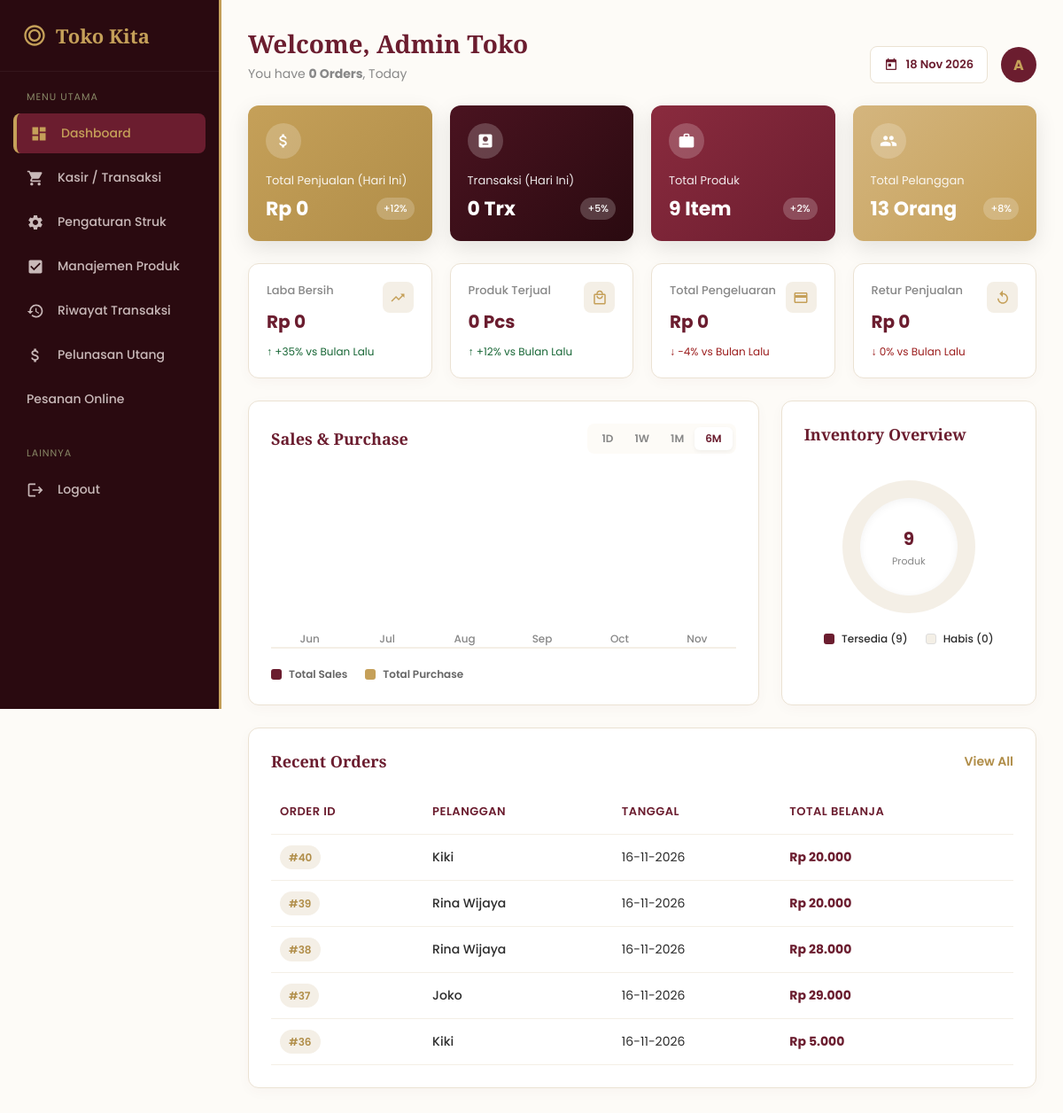
Before: /dashboard.php (signed in) with the older database file.
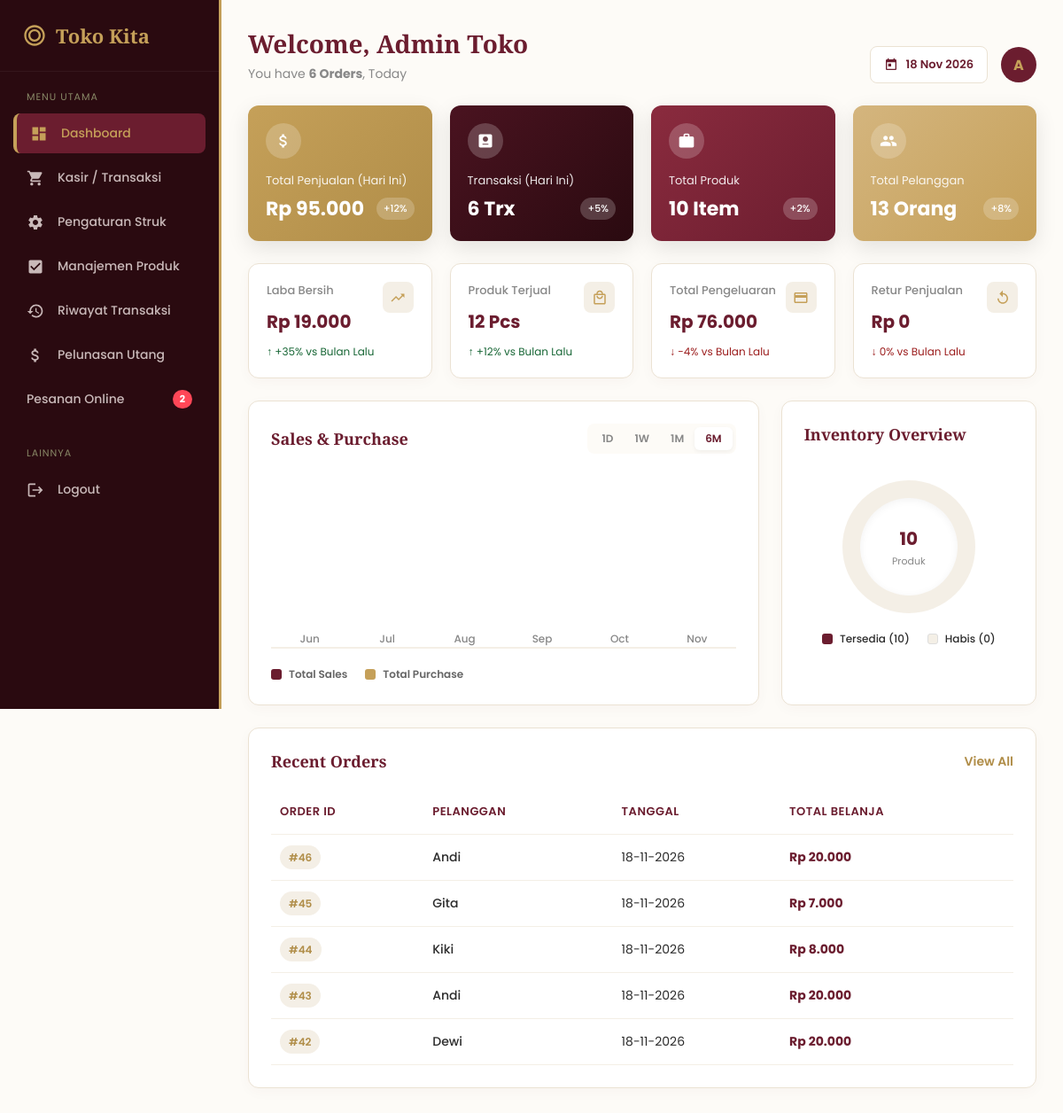
After: the same page with the newer database file.
### tables this page shows
CREATE TABLE `tbl_transaksi` (
  `id_transaksi` int(11) NOT NULL,
  `tanggal` datetime DEFAULT NULL,
  `id_pelanggan` int(11) DEFAULT NULL,
  `total_belanja` decimal(12,2) DEFAULT NULL,
  `uang_bayar` decimal(12,2) DEFAULT 0.00,
  `kembalian` decimal(12,2) DEFAULT 0.00,
  `metode_pembayaran` varchar(20) DEFAULT 'Tunai',
  `status_bayar` varchar(30) DEFAULT 'Lunas',
  `status_pengiriman` varchar(30) DEFAULT 'Selesai'
);

CREATE TABLE `tbl_pelanggan` (
  `id_pelanggan` int(11) NOT NULL,
  `nama_pelanggan` varchar(100) DEFAULT NULL,
  `kota` varchar(50) DEFAULT NULL
);

### dashboard.php (the view, shortened to what the changed rows need)
<?php
require 'koneksi.php';
$tgl_hari_ini = date('Y-m-d');
$pendapatan_hari_ini = mysqli_fetch_assoc(mysqli_query($koneksi, "SELECT SUM(total_belanja) as total FROM tbl_transaksi WHERE DATE(tanggal) = '$tgl_hari_ini'"))['total'] ?? 0;
$trx_hari_ini = mysqli_fetch_assoc(mysqli_query($koneksi, "SELECT COUNT(*) as jml FROM tbl_transaksi WHERE DATE(tanggal) = '$tgl_hari_ini'"))['jml'];
$total_produk = mysqli_fetch_assoc(mysqli_query($koneksi, "SELECT COUNT(*) as jml FROM tbl_produk"))['jml'];
$q_terakhir = mysqli_query($koneksi, "SELECT t.*, p.nama_pelanggan FROM tbl_transaksi t JOIN tbl_pelanggan p ON t.id_pelanggan = p.id_pelanggan ORDER BY t.id_transaksi DESC LIMIT 5");
$data_bulanan = [];
for ($i = 5; $i >= 0; $i--) {
    $bln = date('m', strtotime("-$i months"));
    $thn = date('Y', strtotime("-$i months"));
    $nama_bln = date('M', strtotime("-$i months"));
    $q = mysqli_query($koneksi, "SELECT SUM(total_belanja) as total FROM tbl_transaksi WHERE MONTH(tanggal) = '$bln' AND YEAR(tanggal) = '$thn'");
    $total = mysqli_fetch_assoc($q)['total'] ?? 0;
    $data_bulanan[] = ['bulan' => $nama_bln, 'total' => $total];
}
$produk_habis = mysqli_fetch_assoc(mysqli_query($koneksi, "SELECT COUNT(*) as jml FROM tbl_produk WHERE stok = 0"))['jml'];
$produk_tersedia = $total_produk - $produk_habis;
?>
<!DOCTYPE html>
<html lang="id">
<head>
</head>
<body>
    <?php include 'sidebar.php'; ?>
    <div class="main-content">
        <div class="header">
            <div>
                <h1>Welcome, <?= $_SESSION['nama_lengkap'] ?></h1>
                <p>You have <strong><?= $trx_hari_ini ?> Orders</strong>, Today</p>
            </div>
        </div>
        <div class="stats-grid">
            <div class="stat-box bg-1">
                <div class="icon-circle"></div>
                <h4>Total Penjualan (Hari Ini)</h4>
                <div class="val">
                    Rp <?= number_format($pendapatan_hari_ini, 0, ',', '.') ?>
                    <span class="badge-persen">+12%</span>
                </div>
            </div>
            <div class="stat-box bg-2">
                <div class="icon-circle"><svg viewBox="0 0 24 24"><path d="M19 3H5c-1.1 0-2 .9-2 2v14c0 1.1.9 2 2 2h14c1.1 0 2-.9 2-2V5c0-1.1-.9-2-2-2zm-7 3c1.93 0 3.5 1.57 3.5 3.5S13.93 13 12 13s-3.5-1.57-3.5-3.5S10.07 6 12 6zm-4 10h8v1H8v-1z"/></svg></div>
                <h4>Transaksi (Hari Ini)</h4>
                <div class="val">
                    <?= $trx_hari_ini ?> Trx
                    <span class="badge-persen">+5%</span>
                </div>
            </div>
            <div class="stat-box bg-3">
                <div class="icon-circle"><svg viewBox="0 0 24 24"><path d="M20 6h-4V4c0-1.11-.89-2-2-2h-4c-1.11 0-2 .89-2 2v2H4c-1.11 0-1.99.89-1.99 2L2 19c0 1.11.89 2 2 2h16c1.11 0 2-.89 2-2V8c0-1.11-.89-2-2-2zm-6 0h-4V4h4v2z"/></svg></div>
                <h4>Total Produk</h4>
                <div class="val">
                    <?= $total_produk ?> Item
                    <span class="badge-persen">+2%</span>
                </div>
            </div>
        </div>
        <div class="stats-grid-sub">
            <div class="stat-card-sub">
                <h4>Laba Bersih</h4>
                <div class="val">Rp <?= number_format($pendapatan_hari_ini * 0.2, 0, ',', '.') ?></div>
                <div class="trend up">↑ +35% vs Bulan Lalu</div>
                <div class="icon-float"><svg viewBox="0 0 24 24"><path d="M16 6l2.29 2.29-4.88 4.88-4-4L2 16.59 3.41 18l6-6 4 4 6.3-6.29L22 12V6z"/></svg></div>
            </div>
            <div class="stat-card-sub">
                <h4>Produk Terjual</h4>
                <div class="val"><?= $trx_hari_ini * 2 ?> Pcs</div>
                <div class="trend up">↑ +12% vs Bulan Lalu</div>
                <div class="icon-float"><svg viewBox="0 0 24 24"><path d="M19 6h-2c0-2.76-2.24-5-5-5S7 3.24 7 6H5c-1.1 0-2 .9-2 2v12c0 1.1.9 2 2 2h14c1.1 0 2-.9 2-2V8c0-1.1-.9-2-2-2zm-7-3c1.66 0 3 1.34 3 3H9c0-1.66 1.34-3 3-3zm7 17H5V8h14v12zm-7-8c-1.66 0-3-1.34-3-3H7c0 2.76 2.24 5 5 5s5-2.24 5-5h-2c0 1.66-1.34 3-3 3z"/></svg></div>
            </div>
            <div class="stat-card-sub">
                <h4>Total Pengeluaran</h4>
                <div class="val">Rp <?= number_format($pendapatan_hari_ini * 0.8, 0, ',', '.') ?></div>
                <div class="trend down">↓ -4% vs Bulan Lalu</div>
                <div class="icon-float"><svg viewBox="0 0 24 24"><path d="M20 4H4c-1.11 0-1.99.89-1.99 2L2 18c0 1.11.89 2 2 2h16c1.11 0 2-.89 2-2V6c0-1.11-.89-2-2-2zm0 14H4v-6h16v6zm0-10H4V6h16v2z"/></svg></div>
            </div>
        </div>
        <div class="charts-grid">
            <div class="card">
                <div class="bar-chart-container">
                    <?php foreach($data_bulanan as $data):
                    ?>
                    <div class="bar-group">
                        <div class="bar-label"><?= $data['bulan'] ?></div>
                    </div>
                    <?php endforeach; ?>
                </div>
            </div>
            <div class="card">
                <div class="donut-container">
                    <div class="donut-chart">
                        <div class="donut-inner">
                            <h4><?= $total_produk ?></h4>
                            <p>Produk</p>
                        </div>
                    </div>
                    <div class="donut-legend">
                        <div class="legend-item"><div class="legend-color" style="background:var(--maroon);"></div> Tersedia (<?= $produk_tersedia ?>)</div>
                        <div class="legend-item"><div class="legend-color" style="background:var(--cream-card); border:1px solid #ddd;"></div> Habis (<?= $produk_habis ?>)</div>
                    </div>
                </div>
            </div>
        </div>
        <div class="card">
            <table>
                <thead>
                    <tr>
                        <th>Order ID</th>
                        <th>Pelanggan</th>
                        <th>Tanggal</th>
                        <th>Total Belanja</th>
                    </tr>
                </thead>
                <tbody>
                    <?php if(mysqli_num_rows($q_terakhir) > 0): ?>
                        <?php while($t = mysqli_fetch_assoc($q_terakhir)): ?>
                        <tr>
                            <td><span class="badge">#<?= $t['id_transaksi'] ?></span></td>
                            <td style="font-weight: 500;"><?= $t['nama_pelanggan'] ?></td>
                            <td><?= date('d-m-Y', strtotime($t['tanggal'])) ?></td>
                            <td class="td-harga">Rp <?= number_format($t['total_belanja'], 0, ',', '.') ?></td>
                        </tr>
                        <?php endwhile; ?>
                    <?php else: ?>
                        <tr>
                            <td colspan="4" style="text-align: center; color: #888; padding: 20px;">Belum ada transaksi hari ini.</td>
                        </tr>
                    <?php endif; ?>
                </tbody>
            </table>
        </div>
    </div>
</body>
</html>

### sidebar.php (shortened to what the changed rows need)
<?php
$q_notif = mysqli_fetch_assoc(mysqli_query($koneksi, "SELECT COUNT(*) as jml FROM tbl_transaksi WHERE metode_pembayaran = 'Transfer' AND status_bayar = 'Lunas' AND status_pengiriman != 'Sudah Diantar'"));
$jml_notif = $q_notif['jml'] ?? 0;
?>
<div class="sidebar">
    <div class="sidebar-menu">
<a href="pesanan_online.php" class="menu-item">
    <span>Pesanan Online</span>
    <?php if($jml_notif > 0): ?>
        <span style="background:#ff4757; color:#fff; padding:2px 8px; border-radius:12px; font-size:11px; font-weight:bold; margin-left:auto;"><?= $jml_notif ?></span>
    <?php endif; ?>
</a>
    </div>
</div>

Changed rows visible on the page:
no longer on this page (row edited): tbl_transaksi: id_transaksi "40", id_pelanggan.nama_pelanggan "Kiki", tanggal "16-11-2026", total_belanja "20.000"
no longer on this page (row edited): tbl_transaksi: id_transaksi "39", id_pelanggan.nama_pelanggan "Rina Wijaya", tanggal "16-11-2026", total_belanja "20.000"
no longer on this page (row edited): tbl_transaksi: id_transaksi "38", id_pelanggan.nama_pelanggan "Rina Wijaya", tanggal "16-11-2026", total_belanja "28.000"
no longer on this page (row edited): tbl_transaksi: id_transaksi "37", id_pelanggan.nama_pelanggan "Joko", tanggal "16-11-2026", total_belanja "29.000"
no longer on this page (row edited): tbl_transaksi: id_transaksi "36", id_pelanggan.nama_pelanggan "Kiki", tanggal "16-11-2026", total_belanja "5.000"
added tbl_transaksi: id_transaksi "46", id_pelanggan.nama_pelanggan "Andi", tanggal "18-11-2026", total_belanja "20.000"
added tbl_transaksi: id_transaksi "45", id_pelanggan.nama_pelanggan "Gita", tanggal "18-11-2026", total_belanja "7.000"
added tbl_transaksi: id_transaksi "44", id_pelanggan.nama_pelanggan "Kiki", tanggal "18-11-2026", total_belanja "8.000"
added tbl_transaksi: id_transaksi "43", id_pelanggan.nama_pelanggan "Andi", tanggal "18-11-2026", total_belanja "20.000"
added tbl_transaksi: id_transaksi "42", id_pelanggan.nama_pelanggan "Dewi", tanggal "18-11-2026", total_belanja "20.000"
Other visible differences:
$jml_notif: (not shown) → "2"
$trx_hari_ini: "0" → "6"
$pendapatan_hari_ini: "0" → "95.000"
$total_produk: "9" → "10"
$pendapatan_hari_ini * 0.2: "0" → "19.000"
$trx_hari_ini * 2: "0" → "12"
$pendapatan_hari_ini * 0.8: "0" → "76.000"
$produk_tersedia: "9" → "10"
